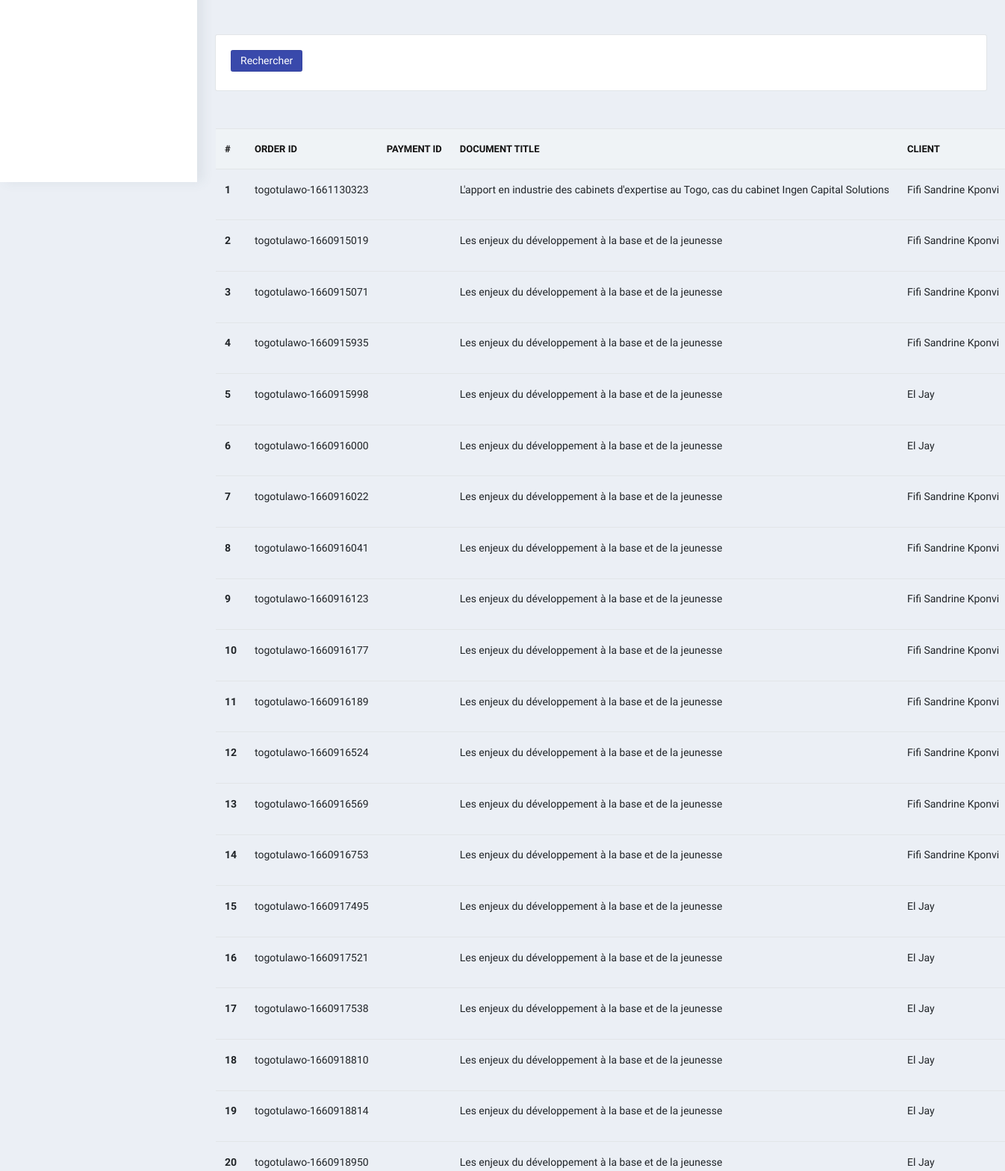
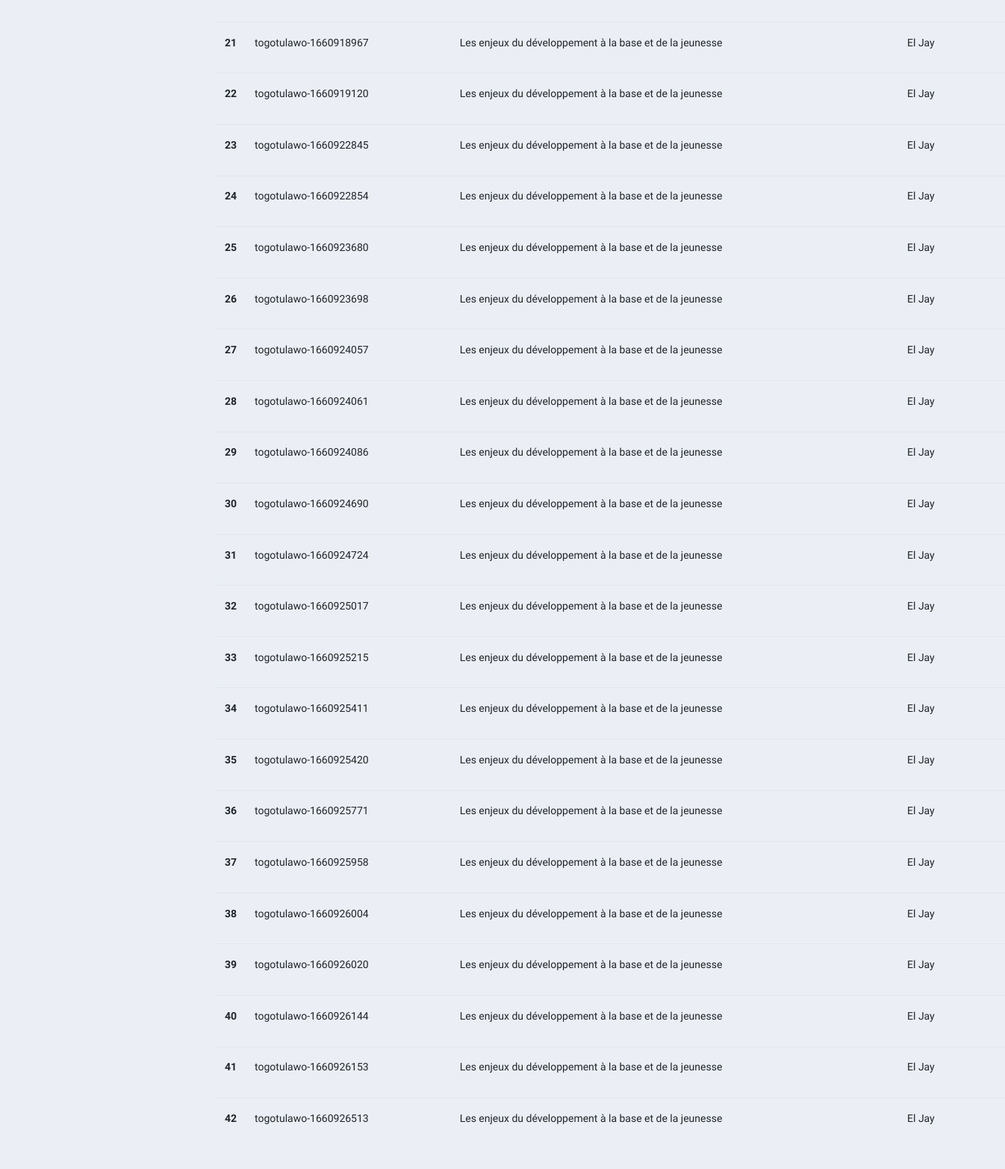
The page /dashboard/ventes/ (signed in, lower part) on the database as committed earlier (2 pictures, top to bottom).
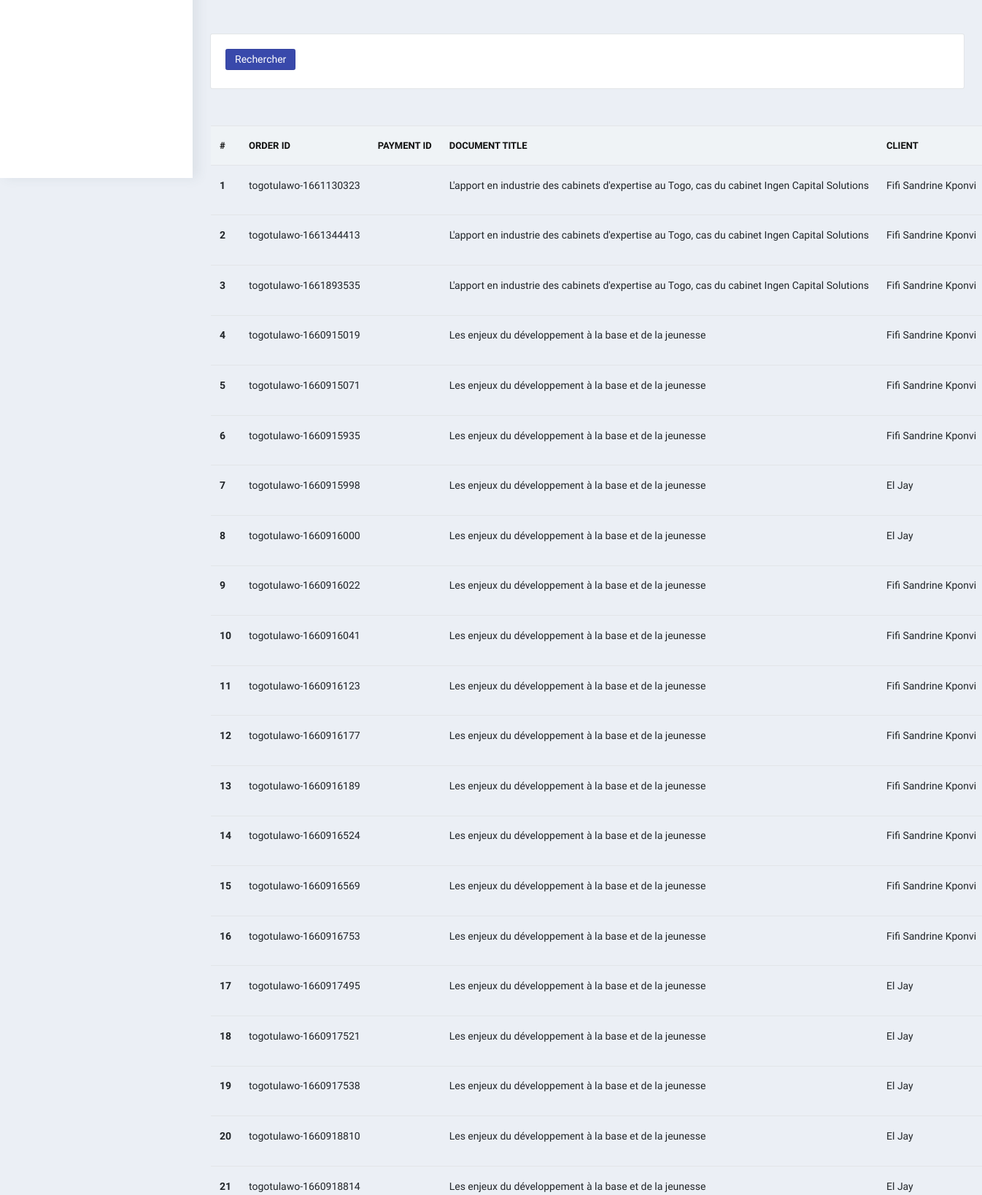
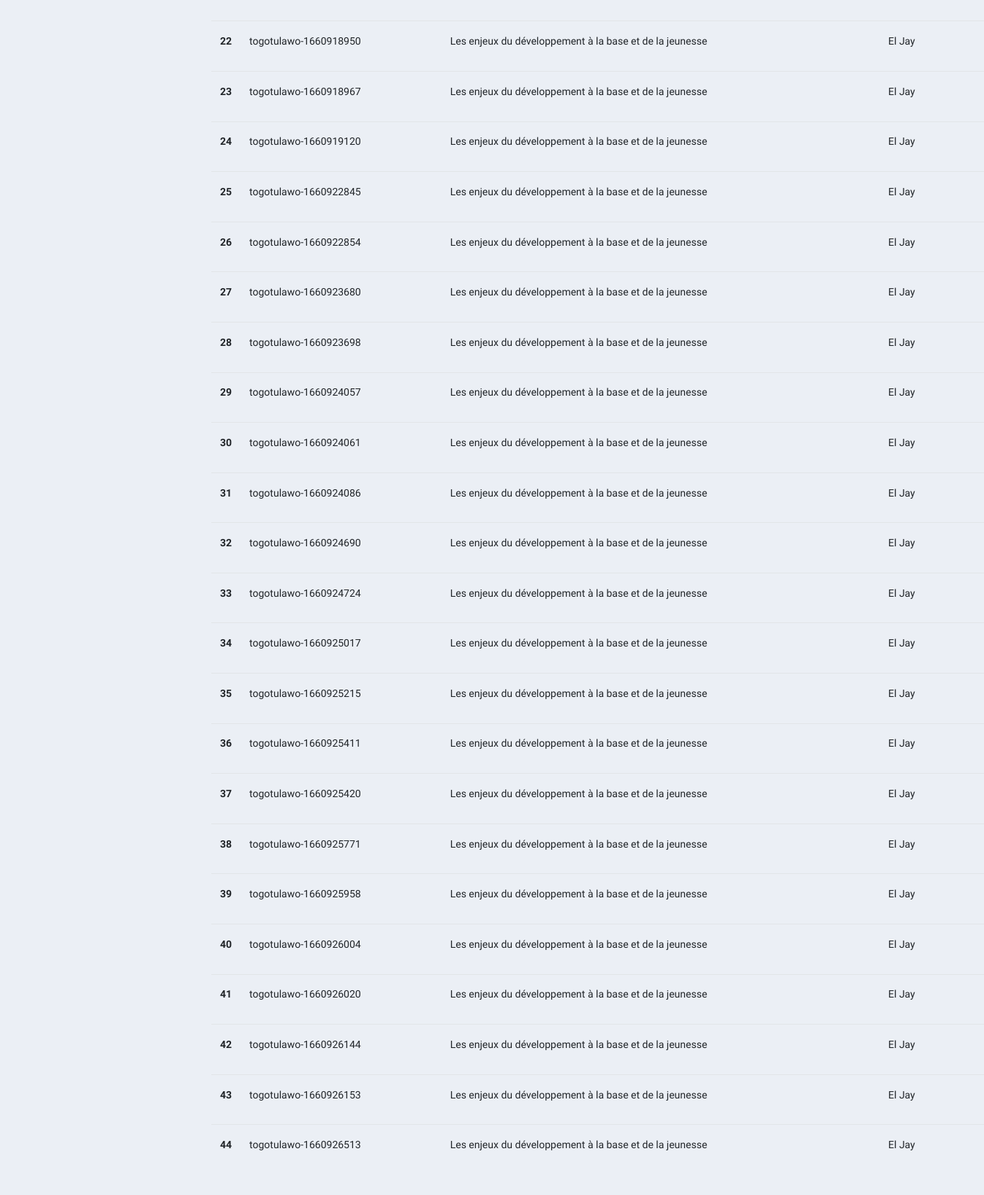
The same page on the database as committed later (2 pictures, top to bottom).
### main/models/paiement.py (models this page shows)
class Payment(models.Model):
    order_id = models.CharField(max_length = 50 , null = False)
    paygate_payment_id = models.CharField(max_length = 50, null=True)
    payment_reference = models.CharField(max_length = 50, null=True)
    user_article = models.ForeignKey(UserArticle , null = True , blank = True ,  on_delete=models.CASCADE)
    user = models.ForeignKey(User ,  on_delete=models.CASCADE)
    phone_number = models.CharField(max_length=8, null=True)
    network = models.CharField(max_length=6, null=True)
    article = models.ForeignKey(Article , on_delete=models.CASCADE)
    date = models.DateTimeField(auto_now_add=True)
    status = models.BooleanField(default=False)

### main/models/article.py (models this page shows, shortened)
class Article(models.Model):
    option =(
        ('Thèse', 'Thèse'),
        ('Mémoire', 'Mémoire'),
        ('Rapport de stage', 'Rapport de stage'),
        ('Document de synthèse', 'Document de synthèse'),
        ('Article', 'Article'),
        ('Livre', 'Livre'),
    )
    class Meta:
        ordering = ["-publish_date"]
        get_latest_by = "publish_date"
    title = models.CharField(max_length=300, unique=True)
    subtitle = models.CharField(max_length=255, blank=True)
    slug = models.SlugField(max_length=300, unique=True)
    contenu = FroalaField()
    couverture = models.ImageField(upload_to='files/couverture', null=True, blank=True)
    auteur = models.ForeignKey(Auteur, null=False, on_delete=models.CASCADE)
    domaine = models.ForeignKey(Categorie, null=False, on_delete=models.CASCADE)
    type = models.CharField(max_length=100, choices=option)
    resource = models.FileField(
        upload_to="files/resource", null=True, blank=True)
    video_link = models.URLField(max_length=200, null=True, blank=True)
    favourites = models.ManyToManyField(
        User, related_name='favourite', default=None, blank=True)
    discount = models.IntegerField(null=True, blank=True, default=0)
    price = models.IntegerField(null=True, blank=True)
    is_draft = models.BooleanField(default=True)
    active = models.BooleanField(default=False)
    date_created = models.DateTimeField(auto_now_add=True)
    date_modified = models.DateTimeField(auto_now=True)
    publish_date = models.DateTimeField(auto_now_add=True)

### dashboard/views.py (the view)
# urls.py: path('ventes/' , sale , name="ventes"),
@login_required(login_url='/account/login')
def sale(request):
    order = Payment.objects.filter(article__auteur = request.user.auteur, )
    art = Article.objects.filter(auteur = request.user.auteur)
    return render(request , 'ventes.html', locals())

### dashboard/templates/ventes.html (shortened to what this page needs)
{% extends 'index.html' %}
{% load article_custom_tags %}
{% load humanize %}
{% block content %}
<h3 class="text-center">Mes Ventes </h3> <br/>
    <div class="row">
        <div class="col">
            <div class="card card-body">
                <form method="get">
                    <button class="btn btn-primary btn-sm" type="submit">Rechercher</button>
                </form>
            </div>
        </div>
    </div>
	<br>
<table class="table table-hover">
	<thead>
		<tr>
			<th scope="col">#</th>
			<th scope="col">Order ID</th>
			<th scope="col">Payment ID</th>
			<th scope="col">Document title</th>
			<th scope="col">Client</th>
		</tr>
	</thead>
	<tbody>
		{% for i in order %}
		<tr>
			<th scope="row">{{forloop.counter}}</th>
			<td>{{i.order_id}}</td>
			<td>{{i.payment_id}}</td>
			<td>{{i.article.title}}</td>
			<td>{{i.user.get_full_name}}</td>
		</tr>
		{% endfor %}
	</tbody>
</table>
</div>
</div>
</div>
</div>
</div>
{% endblock %}

Rows that differ between the two databases and show on the page:
added Payment: order_id "togotulawo-1661344413", article "L'apport en industrie des cabinets d'expertise au Togo, cas du cabinet Ingen Capital Solutions", user.get_full_name "Fifi Sandrine Kponvi"
added Payment: order_id "togotulawo-1661893535", article "L'apport en industrie des cabinets d'expertise au Togo, cas du cabinet Ingen Capital Solutions", user.get_full_name "Fifi Sandrine Kponvi"
